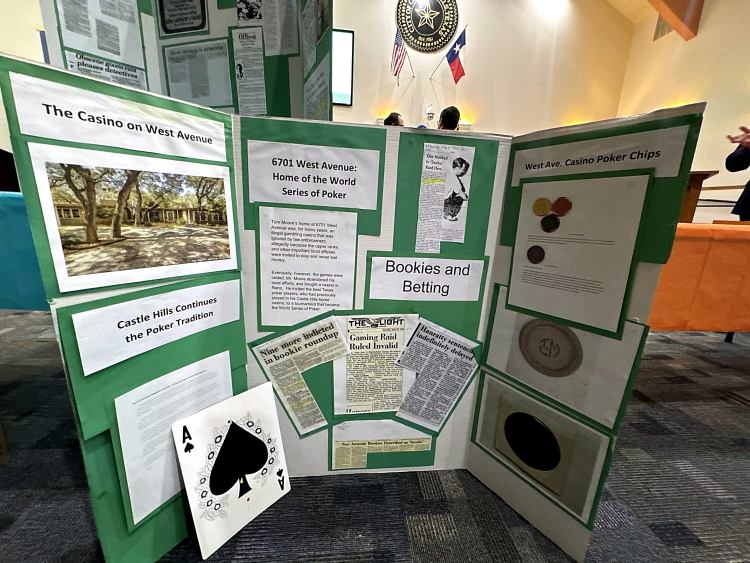
#> input picture images/IMG_7280.jpg, 1500 x 1125 px, given as the content of the folder images-originals, which was not available (shown at 1/2 size)
$ python enhance_images.py
#> lines starting #> are read from the running program, lines starting #| are printed output that depends on the picture; pictures that were not available may be replaced by others from this repository, and a replacement may not be noted
# Castle Hills exhibit — image enhancement pipeline
# Reads originals from images-originals/, writes enhanced web copies to images/
# and 480px thumbnails to images/thumbs/.
#
# Philosophy: these are historical records. No AI generation, no inpainting.
# Only: EXIF orientation, conservative low-detail edge trim, gray-world white
# balance (damped), autocontrast, mild saturation, unsharp mask, resize.

import os
from PIL import Image, ImageOps, ImageEnhance, ImageFilter

SRC = "images-originals"
DST = "images"
THUMBS = os.path.join(DST, "thumbs")
MAX_EDGE = 1600
THUMB_EDGE = 480
QUALITY = 82
TRIM_CAP = 0.14          # never trim more than 14% per side
TRIM_STEP = 0.02         # examine border strips in 2% increments
ENERGY_RATIO = 0.42      # strip must be this fraction of mean energy to be "content"


def gradient_energy_profiles(gray):
    """Return per-row and per-column mean absolute gradient energy."""
    w, h = gray.size
    px = list(gray.getdata())
    rows = [0.0] * h
    cols = [0.0] * w
    for y in range(h):
        base = y * w
        for x in range(1, w):
            d = abs(px[base + x] - px[base + x - 1])
            rows[y] += d
            cols[x] += d
    rows = [r / max(w - 1, 1) for r in rows]
    cols = [c / max(h, 1) for c in cols]
    return rows, cols


def conservative_trim(im):
    """Trim low-detail border strips (ceiling, carpet, wall) — capped, safe."""
    small = im.convert("L").resize((200, int(200 * im.height / im.width)) if im.width >= im.height
                                   else (int(200 * im.width / im.height), 200), Image.LANCZOS)
    small = small.filter(ImageFilter.GaussianBlur(1))
    rows, cols = gradient_energy_profiles(small)
    mean_r = sum(rows) / len(rows)
    mean_c = sum(cols) / len(cols)
    h, w = len(rows), len(cols)

    def trim_amount(profile, mean, size):
        lo, hi = 0, 0
        step = max(1, int(size * TRIM_STEP))
        cap = int(size * TRIM_CAP)
        # from start
        i = 0
        while i + step <= cap:
            strip = profile[i:i + step]
            if sum(strip) / len(strip) < mean * ENERGY_RATIO:
                i += step
            else:
                break
        lo = i
        # from end
        i = 0
        while i + step <= cap:
            strip = profile[size - i - step:size - i]
            if sum(strip) / len(strip) < mean * ENERGY_RATIO:
                i += step
            else:
                break
        hi = i
        return lo, hi

    top, bottom = trim_amount(rows, mean_r, h)
    left, right = trim_amount(cols, mean_c, w)

    # scale back to full-size coordinates
    fx = im.width / w
    fy = im.height / h
    box = (int(left * fx), int(top * fy),
           im.width - int(right * fx), im.height - int(bottom * fy))
    if box[2] - box[0] < im.width * 0.6 or box[3] - box[1] < im.height * 0.6:
        return im  # safety: never crop away more than expected
    return im.crop(box)


def gray_world_wb(im, strength=0.55):
    """Damped gray-world white balance — nudges channels toward neutral."""
    r, g, b = im.split()
    means = [sum(ch.getdata()) / (im.width * im.height) for ch in (r, g, b)]
    gray = sum(means) / 3
    out = []
    for ch, m in zip((r, g, b), means):
        if m <= 0:
            out.append(ch)
            continue
        gain = 1 + strength * (gray / m - 1)
        gain = max(0.85, min(1.18, gain))  # clamp: gentle only
        out.append(ch.point(lambda v, g=gain: min(255, int(v * g))))
    return Image.merge("RGB", out)


def enhance(im):
    im = gray_world_wb(im)
    im = ImageOps.autocontrast(im, cutoff=1)
    im = ImageEnhance.Color(im).enhance(1.06)
    im = ImageEnhance.Contrast(im).enhance(1.04)
    im = im.filter(ImageFilter.UnsharpMask(radius=1.6, percent=68, threshold=3))
    return im


def resize_max(im, edge):
    scale = edge / max(im.size)
    if scale >= 1:
        return im
    return im.resize((round(im.width * scale), round(im.height * scale)), Image.LANCZOS)


def main():
    os.makedirs(THUMBS, exist_ok=True)
    files = sorted(f for f in os.listdir(SRC) if f.lower().endswith(".jpg"))
    for i, name in enumerate(files, 1):
        im = Image.open(os.path.join(SRC, name))
#> im is the input picture: PIL image 1500x1125 RGB; mean R, G, B 126.6, 128.6, 113.8
        im = ImageOps.exif_transpose(im).convert("RGB")
        before = im.size
#> before = (1500, 1125)
        im = conservative_trim(im)
#> in conservative_trim, `small = im.convert("L").resize((200, int(200 * im.height / im.width)) ..`:
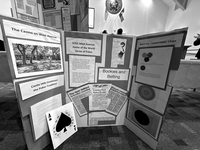
#> small: PIL image 200x150 L; min 0, max 255, mean 126.3
#> in conservative_trim, `small = small.filter(ImageFilter.GaussianBlur(1))`:
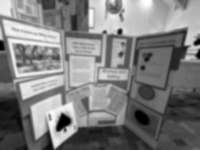
#> small: PIL image 200x150 L; min 0, max 255, mean 125.8
#> in gradient_energy_profiles, `px = list(gray.getdata())`: px = 30000 items
#> after the loop in gradient_energy_profiles, `for y in range(h):`: cols = 200 values, max 3107 at index 89, min 0 at index 0, mean 1057.1; rows = 150 values, max 2395 at index 57, min 723 at index 149, mean 1409.4
#> in gradient_energy_profiles, `rows = [r / max(w - 1, 1) for r in rows]`: rows = 150 values, max 12.04 at index 57, min 3.63 at index 149, mean 7.08
#> in gradient_energy_profiles, `cols = [c / max(h, 1) for c in cols]`: cols = 200 values, max 20.71 at index 89, min 0 at index 0, mean 7.05
#> in conservative_trim, `mean_r = sum(rows) / len(rows)`: mean_r = 7.08
#> in conservative_trim, `mean_c = sum(cols) / len(cols)`: mean_c = 7.05
#> in conservative_trim, `h, w = len(rows), len(cols)`: h = 150; w = 200
#> in trim_amount, `step = max(1, int(size * TRIM_STEP))`: step = 3
#> in trim_amount, `cap = int(size * TRIM_CAP)`: cap = 21
#> the loop in trim_amount, `while i + step <= cap:` made 1 pass
#> strip on pass 1: [8.53, 8.28, 8.05]
#> after the loop in trim_amount, `while i + step <= cap:`: i = 0
#> the loop in trim_amount, `while i + step <= cap:` made 1 pass
#> strip on pass 1: [4.26, 3.77, 3.63]
#> the loop in trim_amount (call 2), `while i + step <= cap:` made 1 pass
#> strip on pass 1: [0, 4.12, 5.81, 6.89]
#> the loop in trim_amount (call 2), `while i + step <= cap:` made 1 pass
#> strip on pass 1: [5.05, 5.99, 5.29, 3.34]
#> in conservative_trim, `fx = im.width / w`: fx = 7.5
#> in conservative_trim, `box = (int(left * fx), int(top * fy), im.width - int(right * fx), im.h..`: box = (0, 0, 1500, 1125)
        im = enhance(im)
#> in gray_world_wb, `r, g, b = im.split()`:
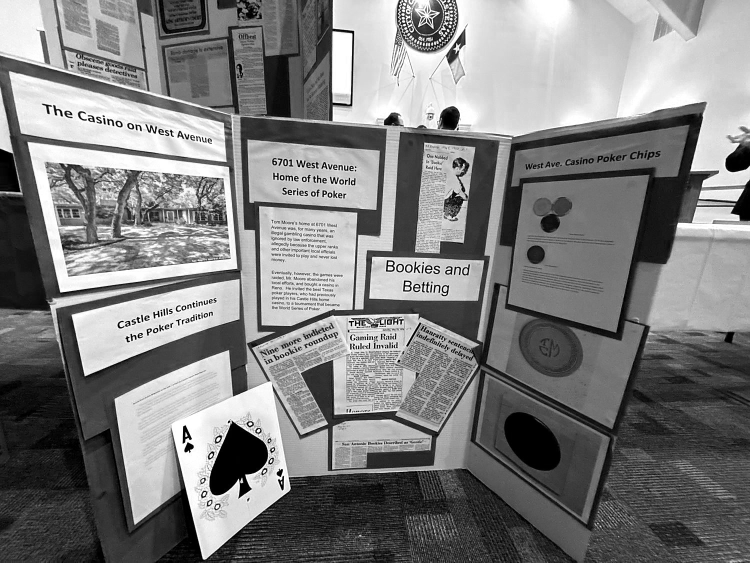
#> r: PIL image 1500x1125 L (shown at 1/2 size); min 0, max 255, mean 126.6
#> in gray_world_wb, `r, g, b = im.split()`:
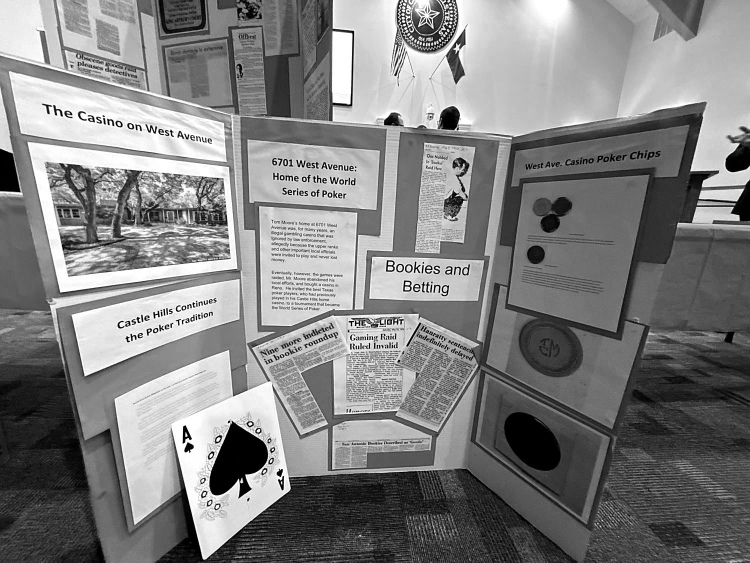
#> g: PIL image 1500x1125 L (shown at 1/2 size); min 0, max 255, mean 128.6
#> in gray_world_wb, `r, g, b = im.split()`:
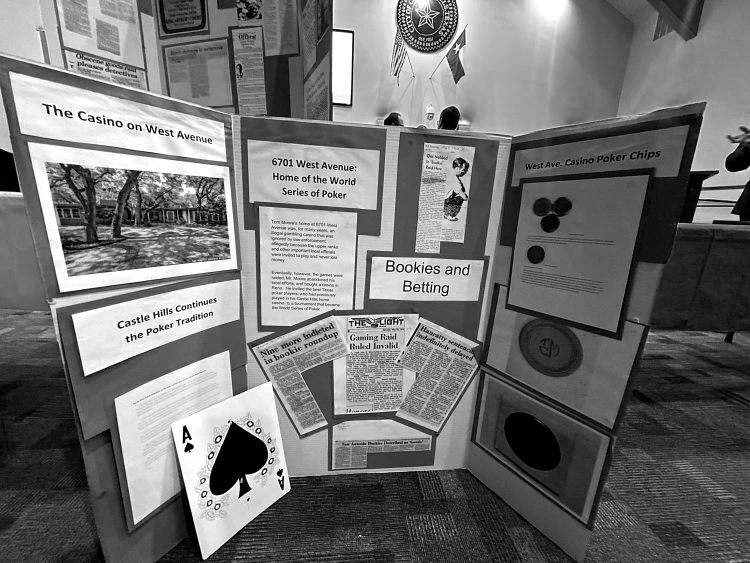
#> b: PIL image 1500x1125 L (shown at 1/2 size); min 0, max 255, mean 113.8
#> in gray_world_wb, `means = [sum(ch.getdata()) / (im.width * im.height) for ch in (r, g, b)]`: means = [126.6, 128.6, 113.8]
#> in gray_world_wb, `gray = sum(means) / 3`: gray = 123
#> the loop in gray_world_wb, `for ch, m in zip((r, g, b), means):` made 3 passes
#> (m, gain) on passes 1 to 3: (126.6, 0.984), (128.6, 0.976), (113.8, 1.04)
#> after the loop in gray_world_wb, `for ch, m in zip((r, g, b), means):`: out = 3 items
        full = resize_max(im, MAX_EDGE)
        full.save(os.path.join(DST, name), quality=QUALITY, optimize=True, progressive=True)
        thumb = resize_max(im, THUMB_EDGE)
#> call 2 of resize_max, with edge = 480
#> in resize_max (call 2), `return im.resize((round(im.width * scale), round(im.height * scale)), ..`:
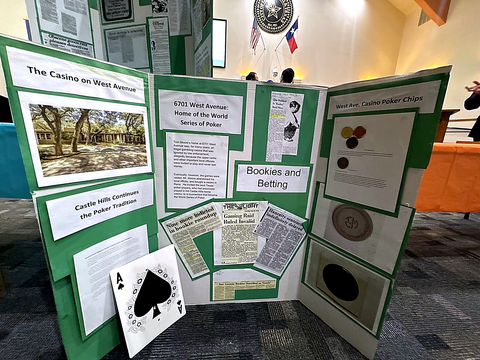
#> returned value: PIL image 480x360 RGB; mean R, G, B 125.1, 127.1, 116.1
        thumb.save(os.path.join(THUMBS, name), quality=78, optimize=True, progressive=True)
        print(f"[{i:2}/{len(files)}] {name}  {before} -> crop {im.size} -> web {full.size}")
#| [ 1/1] IMG_7280.jpg  (1500, 1125) -> crop (1500, 1125) -> web (1500, 1125)


if __name__ == "__main__":
    main()

$ run again, on images/IMG_7285.jpg
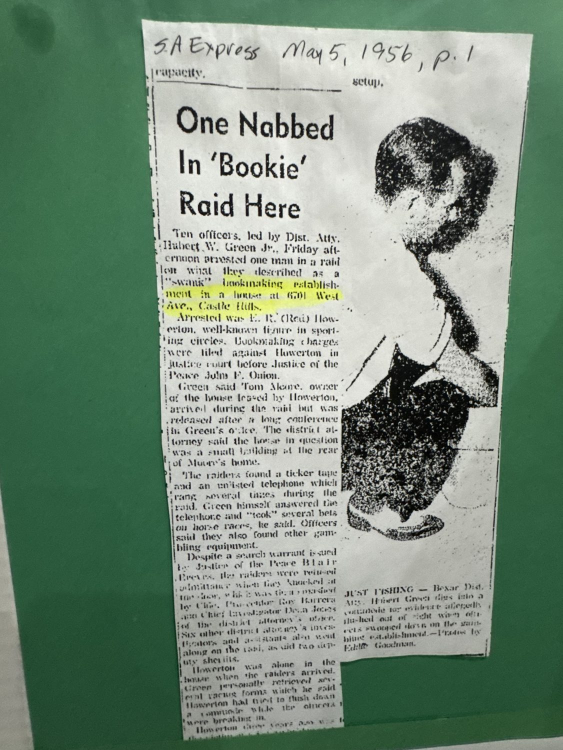
#> input picture images/IMG_7285.jpg, 1125 x 1500 px, given as the content of the folder images-originals, which was not available (shown at 1/2 size)
#> in main, im is the input picture: PIL image 1125x1500 RGB; mean R, G, B 119.9, 140.9, 123.1
#> px = 30000 items
#> after the loop in gradient_energy_profiles, `for y in range(h):`: cols = 150 values, max 2690 at index 42, min 0 at index 0, mean 949.2; rows = 200 values, max 1513 at index 45, min 160 at index 0, mean 711.9
#> in gradient_energy_profiles, `rows = [r / max(w - 1, 1) for r in rows]`: rows = 200 values, max 10.15 at index 45, min 1.07 at index 0, mean 4.78
#> in gradient_energy_profiles, `cols = [c / max(h, 1) for c in cols]`: cols = 150 values, max 13.45 at index 42, min 0 at index 0, mean 4.75
#> mean_r = 4.78
#> mean_c = 4.75
#> in conservative_trim, `h, w = len(rows), len(cols)`: h = 200; w = 150
#> step = 4
#> cap = 28
#> the loop in trim_amount, `while i + step <= cap:` made 3 passes
#> (strip, i) on passes 1 to 2: ([1.07, 1.11, 1.15, 1.23], 4), ([1.48, 1.85, 2.12, 2.28], 8)
#> after the loop in trim_amount, `while i + step <= cap:`: i = 8
#> the loop in trim_amount, `while i + step <= cap:` made 2 passes
#> (strip, i) on pass 1: ([1.89, 1.61, 1.6, 1.64], 4)
#> after the loop in trim_amount, `while i + step <= cap:`: i = 4
#> top = 8; bottom = 4
#> the loop in trim_amount (call 2), `while i + step <= cap:` made 1 pass
#> strip on pass 1: [0, 2.88, 3.94]
#> the loop in trim_amount (call 2), `while i + step <= cap:` made 3 passes
#> (strip, i) on passes 1 to 2: ([0.805, 0.795, 0.86], 3), ([0.755, 0.78, 0.745], 6)
#> left = 0; right = 6
#> fx = 7.5
#> box = (0, 60, 1080, 1470)
#> in gray_world_wb, `r, g, b = im.split()`:
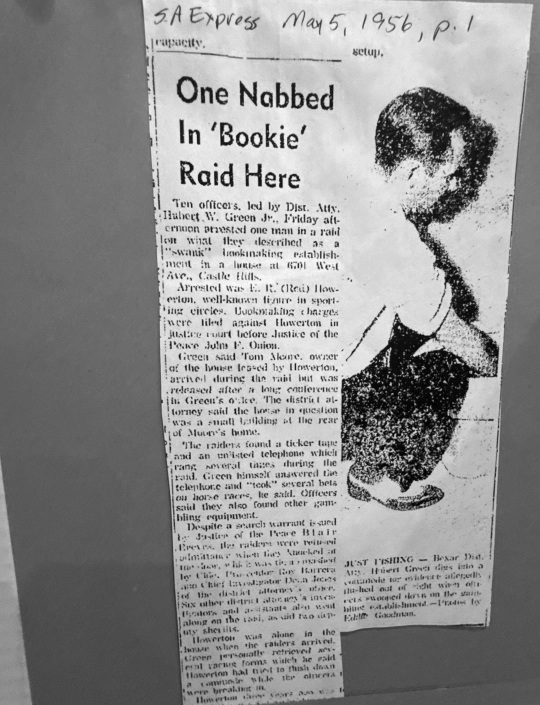
#> g: PIL image 1080x1410 L (shown at 1/2 size); min 0, max 255, mean 144
#> means = [125.1, 144, 127.3]
#> gray = 132.1
#> the loop in gray_world_wb, `for ch, m in zip((r, g, b), means):` made 3 passes
#> (m, gain) on passes 1 to 3: (125.1, 1.03), (144, 0.955), (127.3, 1.02)
#> after the loop in gray_world_wb, `for ch, m in zip((r, g, b), means):`: out = 3 items
#> in resize_max (call 2), `return im.resize((round(im.width * scale), round(im.height * scale)), ..`:
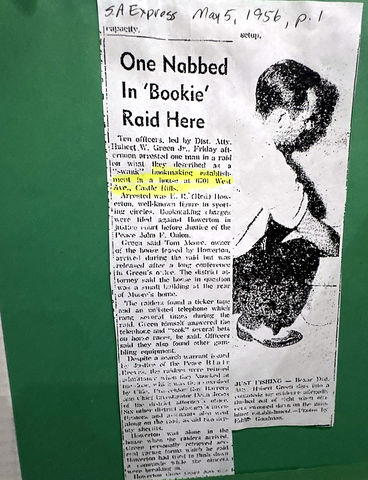
#> returned value: PIL image 368x480 RGB; mean R, G, B 129.6, 149.7, 136.9
#| [ 1/1] IMG_7285.jpg  (1125, 1500) -> crop (1080, 1410) -> web (1080, 1410)

$ run again, on images/IMG_7286.jpg
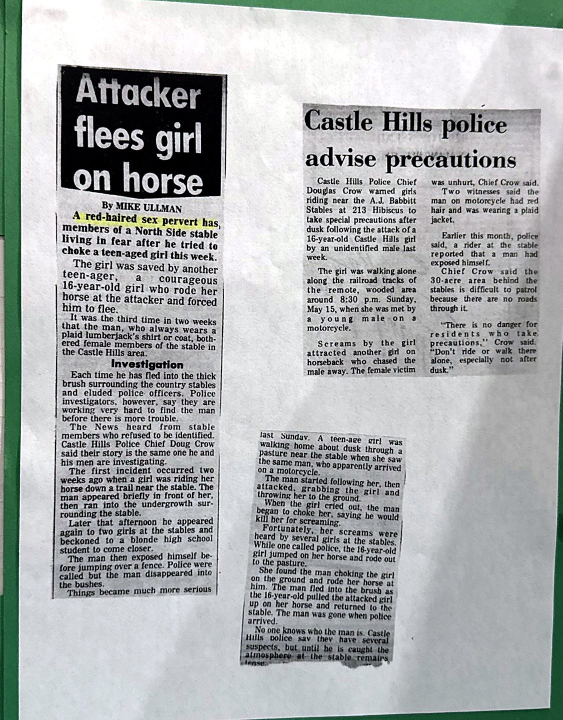
#> input picture images/IMG_7286.jpg, 1125 x 1440 px, given as the content of the folder images-originals, which was not available (shown at 1/2 size)
#> in main, im is the input picture: PIL image 1125x1440 RGB; mean R, G, B 169.3, 173.2, 173.3
#> in conservative_trim, `small = small.filter(ImageFilter.GaussianBlur(1))`:
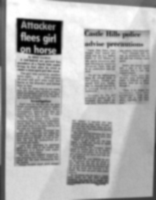
#> small: PIL image 156x200 L; min 0, max 255, mean 171.7
#> px = 31200 items
#> after the loop in gradient_energy_profiles, `for y in range(h):`: cols = 156 values, max 10669 at index 6, min 0 at index 0, mean 1174.8; rows = 200 values, max 1971 at index 35, min 316 at index 10, mean 916.3
#> in gradient_energy_profiles, `rows = [r / max(w - 1, 1) for r in rows]`: rows = 200 values, max 12.72 at index 35, min 2.04 at index 10, mean 5.91
#> in gradient_energy_profiles, `cols = [c / max(h, 1) for c in cols]`: cols = 156 values, max 53.34 at index 6, min 0 at index 0, mean 5.87
#> mean_r = 5.91
#> mean_c = 5.87
#> in conservative_trim, `h, w = len(rows), len(cols)`: h = 200; w = 156
#> step = 4
#> cap = 28
#> the loop in trim_amount, `while i + step <= cap:` made 1 pass
#> strip on pass 1: [2.72, 2.54, 2.5, 2.59]
#> after the loop in trim_amount, `while i + step <= cap:`: i = 0
#> the loop in trim_amount, `while i + step <= cap:` made 1 pass
#> strip on pass 1: [2.58, 2.55, 2.4, 2.49]
#> the loop in trim_amount (call 2), `while i + step <= cap:` made 1 pass
#> strip on pass 1: [0, 16.12, 13.06]
#> the loop in trim_amount (call 2), `while i + step <= cap:` made 1 pass
#> strip on pass 1: [12.05, 15.96, 12.79]
#> fx = 7.21
#> fy = 7.2
#> box = (0, 0, 1125, 1440)
#> means = [169.3, 173.2, 173.3]
#> gray = 171.9
#> the loop in gray_world_wb, `for ch, m in zip((r, g, b), means):` made 3 passes
#> (m, gain) on passes 1 to 3: (169.3, 1.01), (173.2, 0.996), (173.3, 0.996)
#> after the loop in gray_world_wb, `for ch, m in zip((r, g, b), means):`: out = 3 items
#> in resize_max (call 2), `return im.resize((round(im.width * scale), round(im.height * scale)), ..`:
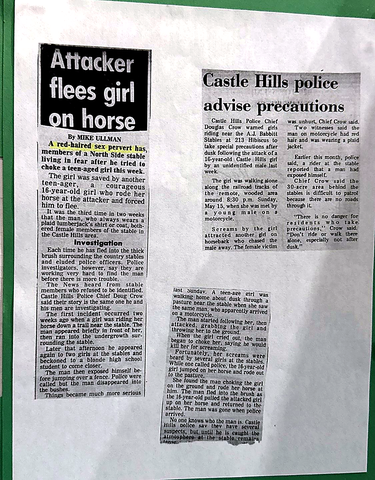
#> returned value: PIL image 375x480 RGB; mean R, G, B 171.5, 173.6, 174.4
#| [ 1/1] IMG_7286.jpg  (1125, 1440) -> crop (1125, 1440) -> web (1125, 1440)
